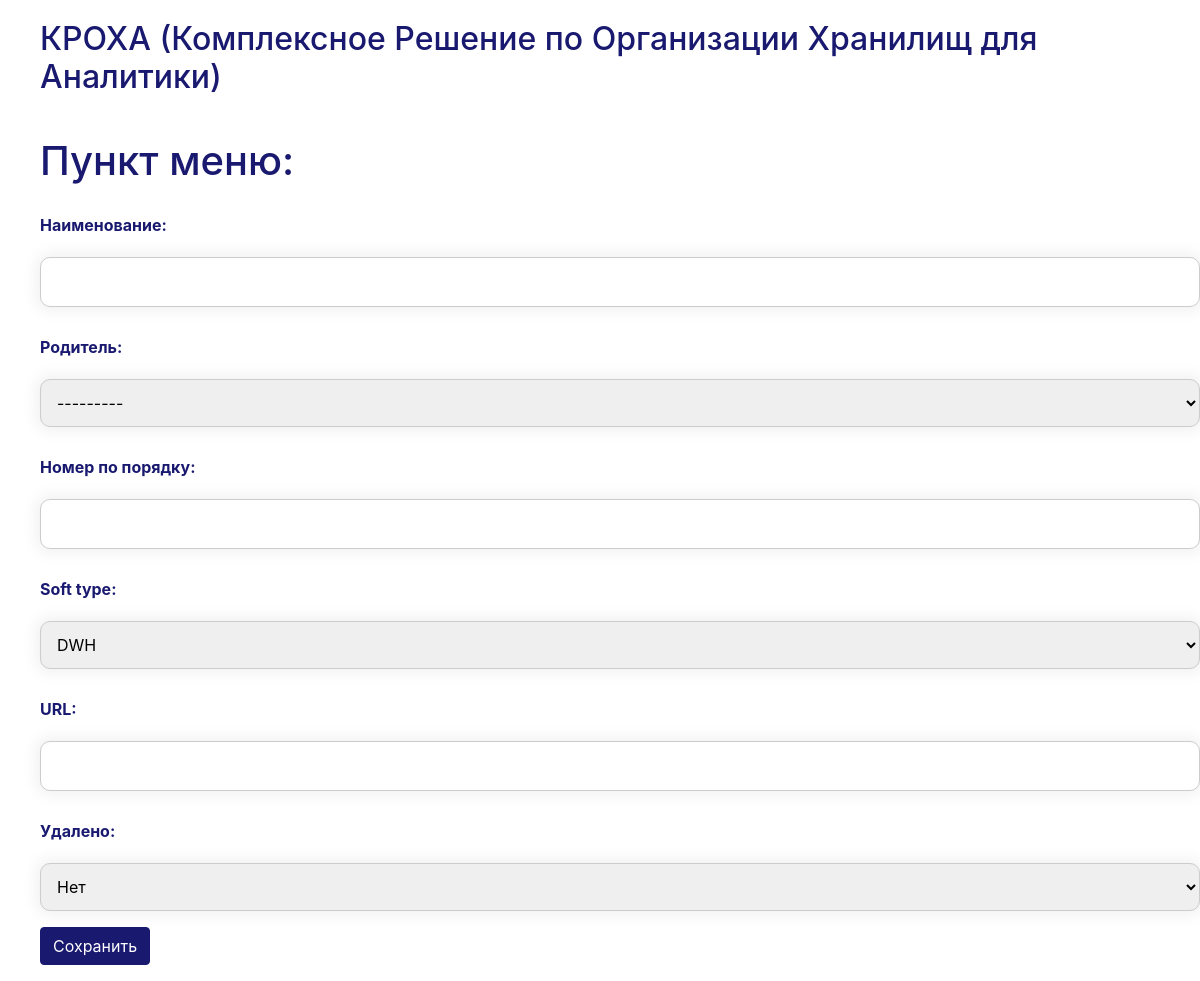
/label/add/, run on the app's committed database.
### DWHLegator/models.py (models this page shows, shortened)
class ModelSysFields(models.Model):
    created = models.DateTimeField(null=True,verbose_name = 'Дата и время создания:')
    created_by = models.CharField(max_length = 256,null=True,verbose_name = 'Создано пользователем:')
    modified = models.DateTimeField(default=timezone.now,null=True,verbose_name = 'Дата и время изменения:')
    modified_by = models.CharField(max_length = 256,null=True,verbose_name = 'Изменено пользователем:')
    checked_out = models.DateTimeField(null = True,verbose_name = 'Дата и время взятия на изменение:')
    checked_out_by = models.CharField(max_length = 256,null=True,verbose_name = 'Взято на изменение пользователем:')
    YES = 1
    NO = 0
    DELETED_IN_CHOICES = [(YES,'Да'),(NO,'Нет')]
    deleted = models.IntegerField(default = NO,choices=DELETED_IN_CHOICES,verbose_name='Удалено:')
    class Meta:
        abstract = True

class Label(MPTTModel,ModelSysFields):
    caption = models.CharField(max_length = 256,unique=True,verbose_name = 'Наименование:')
    parent = TreeForeignKey('self', on_delete=models.CASCADE,null=True,blank=True,related_name='children',verbose_name = 'Родитель:')
    ord = models.IntegerField(verbose_name = 'Номер по порядку:')
    DWH = 'DWH'
    SYSTEM = 'System'
    SOFT_TYPE_IN_CHOICES = [(DWH,'DWH'),(SYSTEM,'System')]
    soft_type = models.CharField(max_length = 256,choices=SOFT_TYPE_IN_CHOICES,default=DWH,)
    view_name = models.CharField(max_length = 256,null=True,blank=True,verbose_name = 'URL:')
    class MPTTMeta:
        order_insertion_by = ['tree_id','level','ord']
    def __str__(self):
        if self.parent is None:
            return '%s'%(self.caption)
        else:
            return '%s -> %s'%(self.parent,self.caption)

### DWHLegator/views.py (the view)
# urls.py: path('label/add/', views.label_add, name='label_add'),
def label_add(request):
    if request.method == "POST":
        form = LabelForm(request.POST)
        if form.is_valid():
            label = form.save(commit=False)
            label.add(label.caption,request.user)
            return redirect('label_detail', pk=label.pk)
    else:
        form = LabelForm()
    return render(request, 'label_edit.html', {'form': form})

### DWHLegator/forms.py
class LabelForm(forms.ModelForm):
    class Meta:
        model = Label
        fields = ('caption','parent','ord','soft_type','view_name','deleted')

### DWHLegator/templates/label_edit.html (shortened to what this page needs)
{% extends 'base.html' %}
{% block content %}
    <ul><h1>Пункт меню:</h1></ul>
    <ul><form method="POST" class="post-form">{% csrf_token %}
        {{ form.as_p }}
        <button type="submit" class="save btn btn-default">Сохранить</button>
    </form></ul>
{% endblock %}

### DWHLegator/static/css/homepage.css (style rules this page uses)
﻿h1,h2,h3,h4,h5,a,a:hover,label { color: Midnightblue; }
input, select, textarea { width: 100%; padding: 12px; border: 1px solid #ccc; border-radius: 10px; resize: vertical; box-shadow:0 0 15px 4px rgba(0,0,0,0.06); }
form p label { padding: 12px 12px 12px 0; font-weight: bold; display: inline-block; }
.btn-primary, .btn { color: White; background-color: Midnightblue; border-color: Midnightblue; }

### data on the page
Label: parent "---------"
Label: soft_type "DWH", deleted "Нет"
